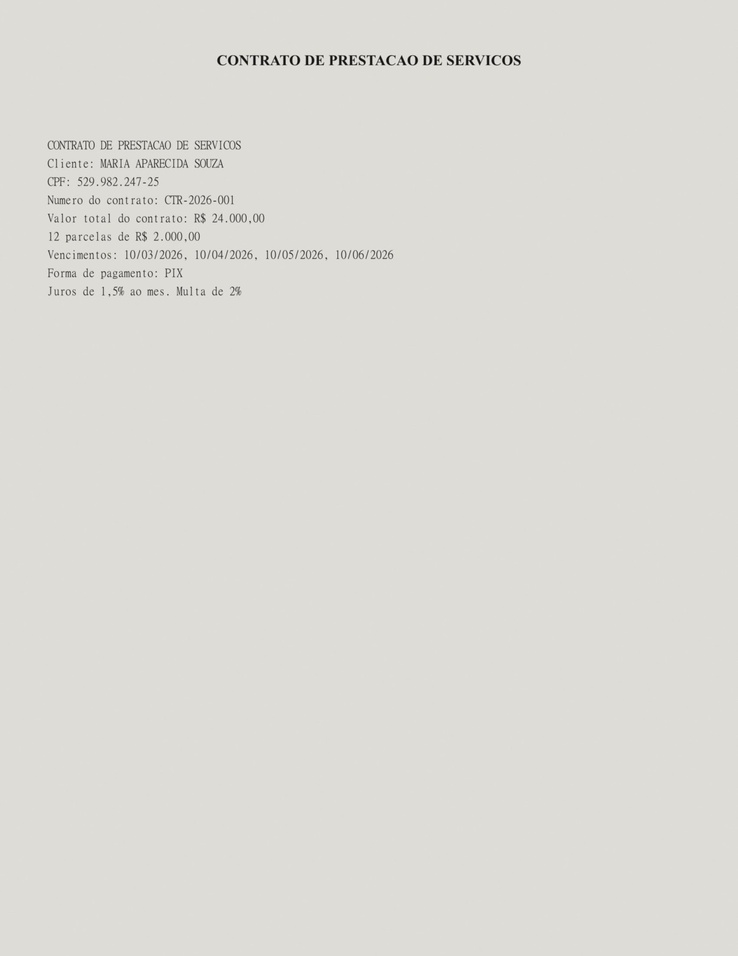
#> input picture api/tests/fixtures/contrato-foto-celular.jpg, 738 x 956 px, shrunk from 1700 x 2200 before the run; its folder holds only this picture in this run
$ python -i image_service.py   (imports and definitions only)
#> lines starting #> are read from the running program, lines starting #| are printed output that depends on the picture; after the words box and inside, x2 and y2 are one past the last pixel; in counts of white or black regions, pixels touching at a corner belong together
#> further down, picture is the input picture: PIL image 738x956 RGB; mean R, G, B 220, 219, 214
from pathlib import Path
import os
from typing import Optional

try:
    from PIL import Image, ImageOps, ImageFilter, ImageChops
except Exception:
    Image = None


def adaptive_binarize(img, radius: int = 25, offset: int = 16):
    """Binarizacao adaptativa local (media da vizinhanca).

    O Tesseract costuma falhar o threshold global (Otsu) em paginas
    rasterizadas de PDF escaneado: a interpolacao do rasterizador cria um
    fundo cinza texturizado que domina o histograma, e o texto acaba sendo
    apagado. Comparar cada pixel com a media local separa texto de fundo com
    ruido de forma robusta, independente do DPI.
    """
#> called with radius = 25, offset = 16
    if img.mode != 'L':
        img = img.convert('L')
    img = ImageOps.autocontrast(img)
    local = img.filter(ImageFilter.BoxBlur(radius))
    diff = ImageChops.subtract(local, img)
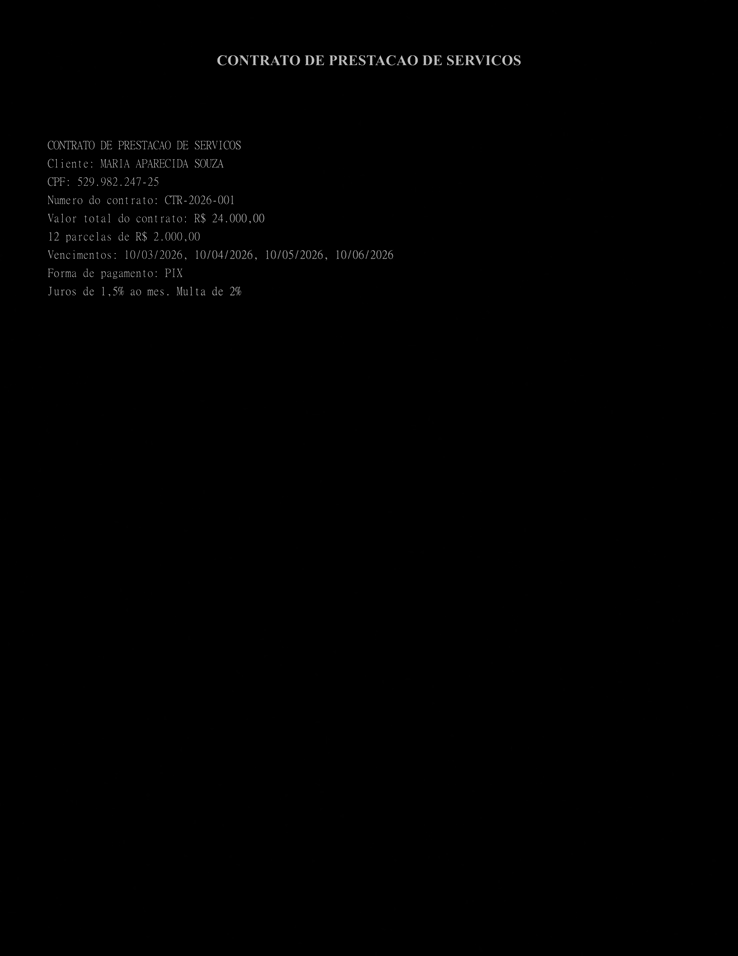
#> diff: PIL image 738x956 L; min 0, max 214, mean 0.9
    return diff.point(lambda x: 0 if x > offset else 255)
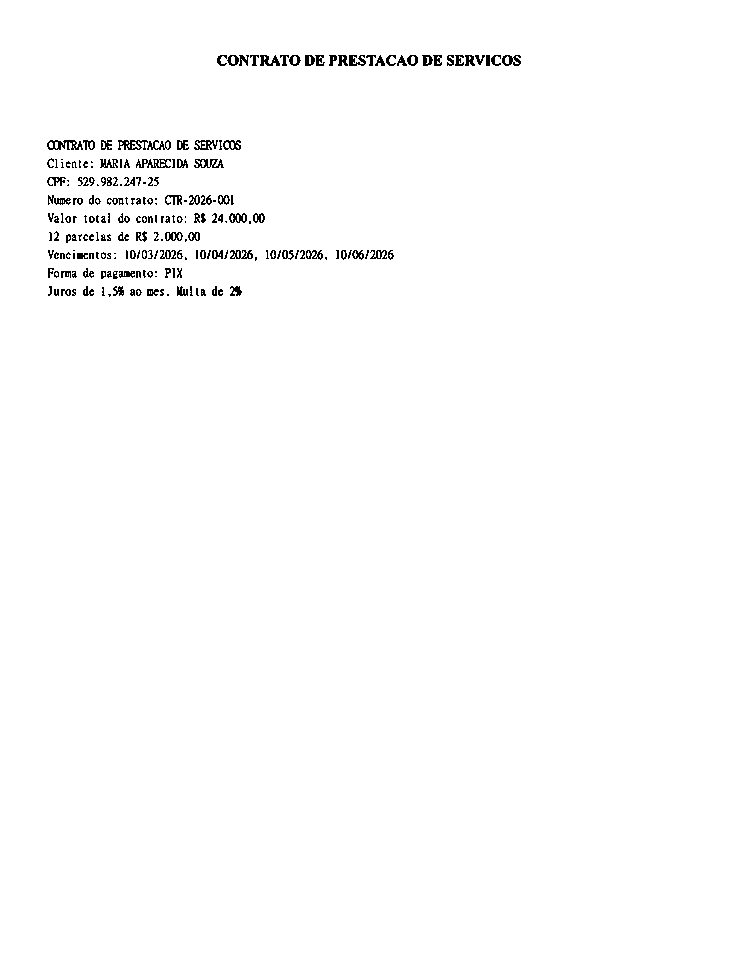
#> returned value: PIL image 738x956 L; 98.8% white; black in thin lines or dots, all inside (x1, y1, x2, y2) = (47, 55, 521, 297)


def preprocess_image_obj(img, radius: int = 25, offset: int = 16):
    """Pre-processa uma imagem PIL para OCR: orientacao + binarizacao local."""
    if Image is None:
        return img
    img = ImageOps.exif_transpose(img)
    return adaptive_binarize(img, radius=radius, offset=offset)


def preprocess_image(image_path: str) -> str:
    if Image is None:
        return image_path
    try:
        img = Image.open(image_path)
        proc = preprocess_image_obj(img)
        # salva como png para melhor OCR
        out_path = str(Path(image_path).with_suffix('.proc.png'))
        proc.save(out_path, 'PNG')
        return out_path
    except Exception:
        return image_path

>>> from PIL import Image
>>> picture = Image.open('../../../api/tests/fixtures/contrato-foto-celular.jpg')
>>> result = adaptive_binarize(picture)
